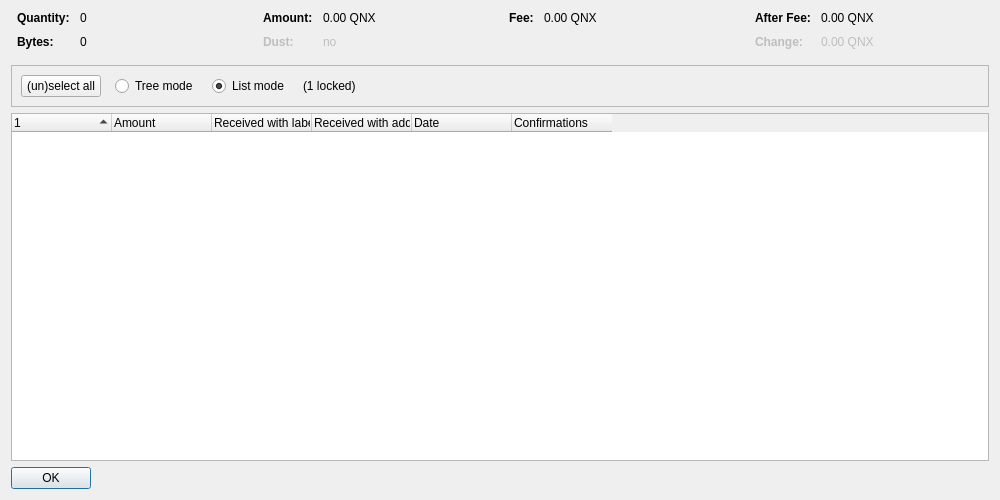
<?xml version="1.0" encoding="UTF-8"?>
<ui version="4.0">
 <class>CoinControlDialog</class>
 <widget class="QDialog" name="CoinControlDialog">
  <property name="geometry">
   <rect>
    <x>0</x>
    <y>0</y>
    <width>1000</width>
    <height>500</height>
   </rect>
  </property>
  <property name="windowTitle">
   <string>Coin Selection</string>
  </property>
  <layout class="QVBoxLayout" name="verticalLayout">
   <item>
    <layout class="QHBoxLayout" name="horizontalLayoutTop" stretch="0,0,0,0">
     <property name="topMargin">
      <number>0</number>
     </property>
     <property name="bottomMargin">
      <number>10</number>
     </property>
     <item>
      <layout class="QFormLayout" name="formLayoutCoinControl1">
       <property name="horizontalSpacing">
        <number>10</number>
       </property>
       <property name="verticalSpacing">
        <number>10</number>
       </property>
       <property name="leftMargin">
        <number>6</number>
       </property>
       <property name="rightMargin">
        <number>6</number>
       </property>
       <item row="0" column="0">
        <widget class="QLabel" name="labelCoinControlQuantityText">
         <property name="font">
          <font>
           <weight>75</weight>
           <bold>true</bold>
          </font>
         </property>
         <property name="text">
          <string>Quantity:</string>
         </property>
        </widget>
       </item>
       <item row="0" column="1">
        <widget class="QLabel" name="labelCoinControlQuantity">
         <property name="cursor">
          <cursorShape>IBeamCursor</cursorShape>
         </property>
         <property name="contextMenuPolicy">
          <enum>Qt::ActionsContextMenu</enum>
         </property>
         <property name="text">
          <string notr="true">0</string>
         </property>
         <property name="textInteractionFlags">
          <set>Qt::LinksAccessibleByMouse|Qt::TextSelectableByKeyboard|Qt::TextSelectableByMouse</set>
         </property>
        </widget>
       </item>
       <item row="1" column="0">
        <widget class="QLabel" name="labelCoinControlBytesText">
         <property name="font">
          <font>
           <weight>75</weight>
           <bold>true</bold>
          </font>
         </property>
         <property name="text">
          <string>Bytes:</string>
         </property>
        </widget>
       </item>
       <item row="1" column="1">
        <widget class="QLabel" name="labelCoinControlBytes">
         <property name="cursor">
          <cursorShape>IBeamCursor</cursorShape>
         </property>
         <property name="contextMenuPolicy">
          <enum>Qt::ActionsContextMenu</enum>
         </property>
         <property name="text">
          <string notr="true">0</string>
         </property>
         <property name="textInteractionFlags">
          <set>Qt::LinksAccessibleByMouse|Qt::TextSelectableByKeyboard|Qt::TextSelectableByMouse</set>
         </property>
        </widget>
       </item>
      </layout>
     </item>
     <item>
      <layout class="QFormLayout" name="formLayoutCoinControl2">
       <property name="horizontalSpacing">
        <number>10</number>
       </property>
       <property name="verticalSpacing">
        <number>10</number>
       </property>
       <property name="leftMargin">
        <number>6</number>
       </property>
       <property name="rightMargin">
        <number>6</number>
       </property>
       <item row="0" column="0">
        <widget class="QLabel" name="labelCoinControlAmountText">
         <property name="font">
          <font>
           <weight>75</weight>
           <bold>true</bold>
          </font>
         </property>
         <property name="text">
          <string>Amount:</string>
         </property>
        </widget>
       </item>
       <item row="0" column="1">
        <widget class="QLabel" name="labelCoinControlAmount">
         <property name="cursor">
          <cursorShape>IBeamCursor</cursorShape>
         </property>
         <property name="contextMenuPolicy">
          <enum>Qt::ActionsContextMenu</enum>
         </property>
         <property name="text">
          <string notr="true">0.00 QNX</string>
         </property>
         <property name="textInteractionFlags">
          <set>Qt::LinksAccessibleByMouse|Qt::TextSelectableByKeyboard|Qt::TextSelectableByMouse</set>
         </property>
        </widget>
       </item>
       <item row="1" column="0">
        <widget class="QLabel" name="labelCoinControlLowOutputText">
         <property name="enabled">
          <bool>false</bool>
         </property>
         <property name="font">
          <font>
           <weight>75</weight>
           <bold>true</bold>
          </font>
         </property>
         <property name="text">
          <string>Dust:</string>
         </property>
        </widget>
       </item>
       <item row="1" column="1">
        <widget class="QLabel" name="labelCoinControlLowOutput">
         <property name="enabled">
          <bool>false</bool>
         </property>
         <property name="cursor">
          <cursorShape>IBeamCursor</cursorShape>
         </property>
         <property name="contextMenuPolicy">
          <enum>Qt::ActionsContextMenu</enum>
         </property>
         <property name="text">
          <string notr="true">no</string>
         </property>
         <property name="textInteractionFlags">
          <set>Qt::LinksAccessibleByMouse|Qt::TextSelectableByKeyboard|Qt::TextSelectableByMouse</set>
         </property>
        </widget>
       </item>
      </layout>
     </item>
     <item>
      <layout class="QFormLayout" name="formLayoutCoinControl3">
       <property name="horizontalSpacing">
        <number>10</number>
       </property>
       <property name="verticalSpacing">
        <number>10</number>
       </property>
       <property name="leftMargin">
        <number>6</number>
       </property>
       <property name="rightMargin">
        <number>6</number>
       </property>
       <item row="0" column="0">
        <widget class="QLabel" name="labelCoinControlFeeText">
         <property name="font">
          <font>
           <weight>75</weight>
           <bold>true</bold>
          </font>
         </property>
         <property name="text">
          <string>Fee:</string>
         </property>
        </widget>
       </item>
       <item row="0" column="1">
        <widget class="QLabel" name="labelCoinControlFee">
         <property name="cursor">
          <cursorShape>IBeamCursor</cursorShape>
         </property>
         <property name="contextMenuPolicy">
          <enum>Qt::ActionsContextMenu</enum>
         </property>
         <property name="text">
          <string notr="true">0.00 QNX</string>
         </property>
         <property name="textInteractionFlags">
          <set>Qt::LinksAccessibleByMouse|Qt::TextSelectableByKeyboard|Qt::TextSelectableByMouse</set>
         </property>
        </widget>
       </item>
      </layout>
     </item>
     <item>
      <layout class="QFormLayout" name="formLayoutCoinControl4">
       <property name="horizontalSpacing">
        <number>10</number>
       </property>
       <property name="verticalSpacing">
        <number>10</number>
       </property>
       <property name="leftMargin">
        <number>6</number>
       </property>
       <property name="rightMargin">
        <number>6</number>
       </property>
       <item row="0" column="0">
        <widget class="QLabel" name="labelCoinControlAfterFeeText">
         <property name="font">
          <font>
           <weight>75</weight>
           <bold>true</bold>
          </font>
         </property>
         <property name="text">
          <string>After Fee:</string>
         </property>
        </widget>
       </item>
       <item row="0" column="1">
        <widget class="QLabel" name="labelCoinControlAfterFee">
         <property name="cursor">
          <cursorShape>IBeamCursor</cursorShape>
         </property>
         <property name="contextMenuPolicy">
          <enum>Qt::ActionsContextMenu</enum>
         </property>
         <property name="text">
          <string notr="true">0.00 QNX</string>
         </property>
         <property name="textInteractionFlags">
          <set>Qt::LinksAccessibleByMouse|Qt::TextSelectableByKeyboard|Qt::TextSelectableByMouse</set>
         </property>
        </widget>
       </item>
       <item row="1" column="0">
        <widget class="QLabel" name="labelCoinControlChangeText">
         <property name="enabled">
          <bool>false</bool>
         </property>
         <property name="font">
          <font>
           <weight>75</weight>
           <bold>true</bold>
          </font>
         </property>
         <property name="text">
          <string>Change:</string>
         </property>
        </widget>
       </item>
       <item row="1" column="1">
        <widget class="QLabel" name="labelCoinControlChange">
         <property name="enabled">
          <bool>false</bool>
         </property>
         <property name="cursor">
          <cursorShape>IBeamCursor</cursorShape>
         </property>
         <property name="contextMenuPolicy">
          <enum>Qt::ActionsContextMenu</enum>
         </property>
         <property name="text">
          <string notr="true">0.00 QNX</string>
         </property>
         <property name="textInteractionFlags">
          <set>Qt::LinksAccessibleByMouse|Qt::TextSelectableByKeyboard|Qt::TextSelectableByMouse</set>
         </property>
        </widget>
       </item>
      </layout>
     </item>
    </layout>
   </item>
   <item>
    <widget class="QFrame" name="frame">
     <property name="minimumSize">
      <size>
       <width>0</width>
       <height>40</height>
      </size>
     </property>
     <property name="frameShape">
      <enum>QFrame::StyledPanel</enum>
     </property>
     <property name="frameShadow">
      <enum>QFrame::Sunken</enum>
     </property>
     <layout class="QHBoxLayout" name="horizontalLayout">
      <item>
       <layout class="QHBoxLayout" name="horizontalLayoutPanel" stretch="0,0,0,0,0">
        <property name="spacing">
         <number>14</number>
        </property>
        <item>
         <widget class="QPushButton" name="pushButtonSelectAll">
          <property name="sizePolicy">
           <sizepolicy hsizetype="Maximum" vsizetype="Fixed">
            <horstretch>0</horstretch>
            <verstretch>0</verstretch>
           </sizepolicy>
          </property>
          <property name="text">
           <string>(un)select all</string>
          </property>
          <property name="autoDefault">
           <bool>false</bool>
          </property>
         </widget>
        </item>
        <item>
         <widget class="QRadioButton" name="radioTreeMode">
          <property name="sizePolicy">
           <sizepolicy hsizetype="Maximum" vsizetype="Fixed">
            <horstretch>0</horstretch>
            <verstretch>0</verstretch>
           </sizepolicy>
          </property>
          <property name="text">
           <string>Tree mode</string>
          </property>
         </widget>
        </item>
        <item>
         <widget class="QRadioButton" name="radioListMode">
          <property name="sizePolicy">
           <sizepolicy hsizetype="Maximum" vsizetype="Fixed">
            <horstretch>0</horstretch>
            <verstretch>0</verstretch>
           </sizepolicy>
          </property>
          <property name="text">
           <string>List mode</string>
          </property>
          <property name="checked">
           <bool>true</bool>
          </property>
         </widget>
        </item>
        <item>
         <widget class="QLabel" name="labelLocked">
          <property name="text">
           <string notr="true">(1 locked)</string>
          </property>
         </widget>
        </item>
        <item>
         <spacer name="horizontalSpacer">
          <property name="orientation">
           <enum>Qt::Horizontal</enum>
          </property>
          <property name="sizeHint" stdset="0">
           <size>
            <width>40</width>
            <height>20</height>
           </size>
          </property>
         </spacer>
        </item>
       </layout>
      </item>
     </layout>
    </widget>
   </item>
   <item>
    <widget class="CoinControlTreeWidget" name="treeWidget">
     <property name="contextMenuPolicy">
      <enum>Qt::CustomContextMenu</enum>
     </property>
     <property name="sortingEnabled">
      <bool>false</bool>
     </property>
     <property name="columnCount">
      <number>6</number>
     </property>
     <attribute name="headerShowSortIndicator" stdset="0">
      <bool>true</bool>
     </attribute>
     <attribute name="headerStretchLastSection">
      <bool>false</bool>
     </attribute>
     <column>
      <property name="text">
       <string/>
      </property>
     </column>
     <column>
      <property name="text">
       <string>Amount</string>
      </property>
     </column>
     <column>
      <property name="text">
       <string>Received with label</string>
      </property>
     </column>
     <column>
      <property name="text">
       <string>Received with address</string>
      </property>
     </column>
     <column>
      <property name="text">
       <string>Date</string>
      </property>
     </column>
     <column>
      <property name="text">
       <string>Confirmations</string>
      </property>
      <property name="toolTip">
       <string>Confirmed</string>
      </property>
     </column>
     <column>
      <property name="text">
       <string/>
      </property>
     </column>
     <column>
      <property name="text">
       <string/>
      </property>
     </column>
     <column>
      <property name="text">
       <string/>
      </property>
     </column>
     <column>
      <property name="text">
       <string/>
      </property>
     </column>
    </widget>
   </item>
   <item>
    <widget class="QDialogButtonBox" name="buttonBox">
     <property name="sizePolicy">
      <sizepolicy hsizetype="Maximum" vsizetype="Fixed">
       <horstretch>0</horstretch>
       <verstretch>0</verstretch>
      </sizepolicy>
     </property>
     <property name="orientation">
      <enum>Qt::Horizontal</enum>
     </property>
     <property name="standardButtons">
      <set>QDialogButtonBox::Ok</set>
     </property>
    </widget>
   </item>
  </layout>
 </widget>
 <customwidgets>
  <customwidget>
   <class>CoinControlTreeWidget</class>
   <extends>QTreeWidget</extends>
   <header>qt/coincontroltreewidget.h</header>
  </customwidget>
 </customwidgets>
 <resources/>
 <connections/>
</ui>
